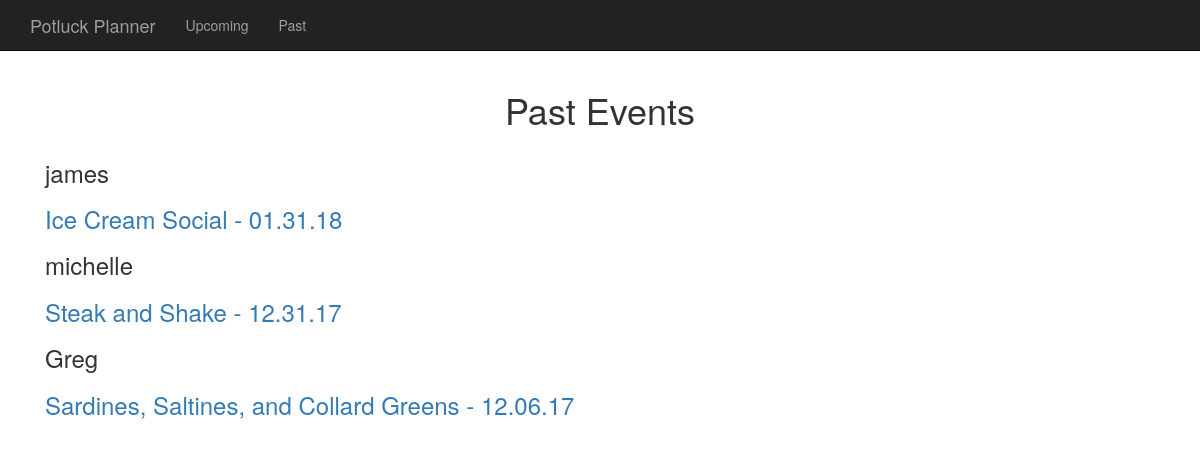
The page /events/pastevents/ on the database its author committed.
### events/models.py (models this page shows, shortened)
class Host(models.Model):
    name = models.OneToOneField(User, on_delete = models.PROTECT)

class Potluck(models.Model):
    theme = models.CharField(max_length=200, unique=True)
    host = models.ForeignKey(Host, on_delete=models.CASCADE)
    facebookPage = models.CharField(max_length=200, blank=True, null=True)
    details = models.TextField(max_length=2000)
    event_date = models.DateField()

### events/views.py (the view)
def past(request):
    hostQset = Host.objects.all().order_by('-name')
    context = { 'hosts': hostQset }
    return render(request, 'events/pastevents.html', { 'hosts': hostQset })

### events/templates/events/pastevents.html (shortened to what this page needs)
{%extends "events/base.html"%}
{% load static %}
{%block logo%}Past Events{%endblock%}
{%block content%}
<div class="container">
    {% for host in hosts %}
        {% if host.potluck_set.all %}
        <h3>{{ host.name }}</h3>
        {% for potluck in host.potluck_set.all %}
        <a href ="/events/{{ potluck.id }}/">
          <h3>{{ potluck.theme }} - {{ potluck.event_date|date:'m.d.y'}}</h3>
        </a>
        {% endfor %}
        {% endif %}
    {% endfor %}
</div>
{%endblock%}

### static/css/3-col-portfolio.css (style rules this page uses)
body { padding-top: 70px; }

### rows shown on the page
Host: name "james"
Potluck: theme "Ice Cream Social", event_date "01.31.18"
Host: name "michelle"
Potluck: theme "Steak and Shake", event_date "12.31.17"
Host: name "Greg"
Potluck: theme "Sardines, Saltines, and Collard Greens", event_date "12.06.17"
